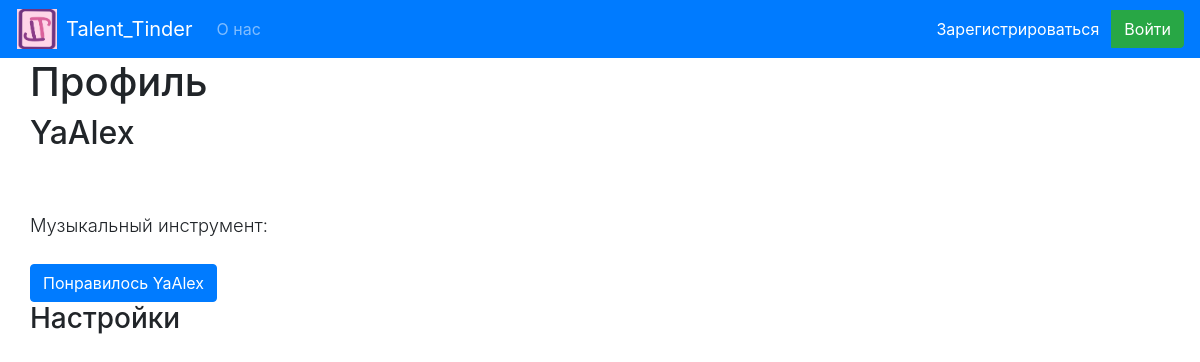
The page /user/1 on the database as committed earlier.
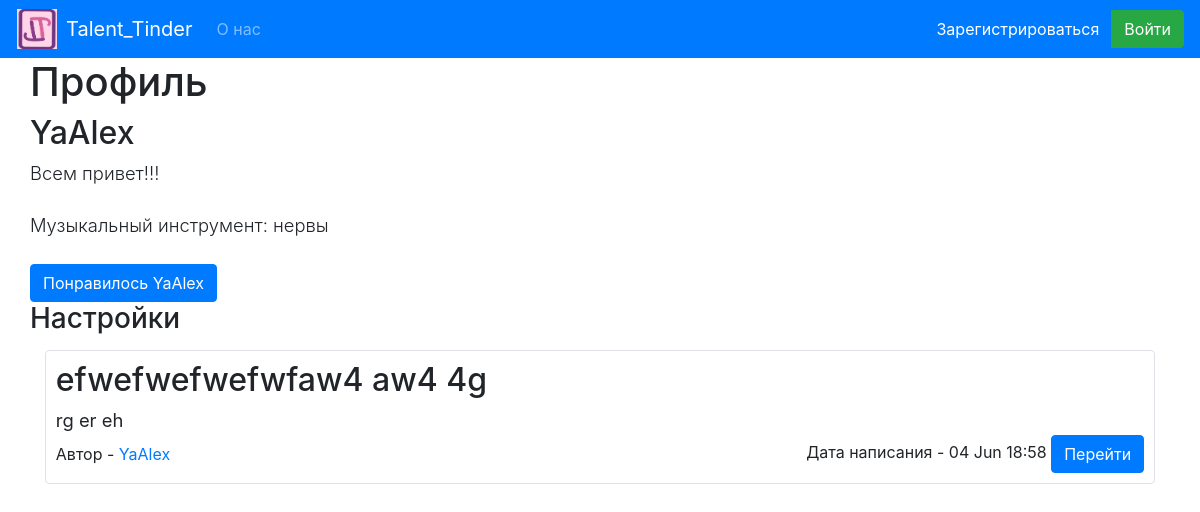
The same page on the database as committed later.
### data/users.py (models this page shows, shortened)
class User(SqlAlchemyBase, UserMixin):
    __tablename__ = 'users'
    id = sqlalchemy.Column(sqlalchemy.Integer,
                           primary_key=True, autoincrement=True)
    name = sqlalchemy.Column(sqlalchemy.String, nullable=True)
    about = sqlalchemy.Column(sqlalchemy.String, nullable=True)
    email = sqlalchemy.Column(sqlalchemy.String,
                              index=True, unique=True, nullable=True)
    instrument = sqlalchemy.Column(sqlalchemy.String, nullable=True)
    picture_path = sqlalchemy.Column(sqlalchemy.String, nullable=True)
    hashed_password = sqlalchemy.Column(sqlalchemy.String, nullable=True)
    created_date = sqlalchemy.Column(sqlalchemy.DateTime,
                                     default=datetime.datetime.now)
    news = orm.relation("News", back_populates='user')
    comments = orm.relation('Comments', back_populates='user')
    likes = orm.relation("Likes", back_populates='user')
    def get_news(self, privat=False):
        return sorted(filter(lambda x: (not x.is_private or privat), self.news), key=lambda x: x.created_date,
                      reverse=True)

### data/news.py (models this page shows, shortened)
class News(SqlAlchemyBase):
    __tablename__ = 'news'
    id = sqlalchemy.Column(sqlalchemy.Integer, primary_key=True, autoincrement=True)
    title = sqlalchemy.Column(sqlalchemy.String, nullable=True)
    content = sqlalchemy.Column(sqlalchemy.String, nullable=True)
    created_date = sqlalchemy.Column(sqlalchemy.DateTime, default=datetime.datetime.now)
    is_private = sqlalchemy.Column(sqlalchemy.Boolean, default=False)
    user_id = sqlalchemy.Column(sqlalchemy.Integer, sqlalchemy.ForeignKey("users.id"))
    picture_path = sqlalchemy.Column(sqlalchemy.String, nullable=True)
    reacted_count = sqlalchemy.Column(sqlalchemy.Integer, default=0)
    likes_count = sqlalchemy.Column(sqlalchemy.Integer, default=0)
    user = orm.relation('User')
    comments = orm.relation('Comments', back_populates='news')
    likes = orm.relation('Likes', back_populates='news')
    def short_content(self, length=60):
        return self.content.rjust(length, ' ')[:length]
    def get_short_time(self):
        return self.created_date.strftime('%d %b %H:%M')

### blueprints/users.py (the view)
@blueprint_users.route('/<id>')
def profile(id):
    db_sess = create_session()
    if id.isdigit():
        user = db_sess.query(User).filter(User.id == int(id)).first()
    else:
        user = db_sess.query(User).filter(User.name == id).first()
    if not user:
        return not_found_users()
    return render_template('profile/profile.html', user=user, news=user.get_news(privat=current_user == user),
                           title=user.name)

### data/db_session.py (called while the page is built)
def create_session() -> Session:
    global __factory
    return __factory()

### templates/profile/profile.html (shortened to what this page needs)
{% extends '/patterns/base.html' %}
{% block content %}
    <h1>Профиль</h1>
    <h2>{{ user.name }}</h2>
    <selector class="lead" style="font-size: 115%">{{ user.about }}</selector><br><br>
    <selector class="lead" style="font-size: 115%"> Музыкальный инструмент: {{ user.instrument }}</selector><br><br>
    <a href="/user/{{user.id}}/liked_news" class="btn btn-primary">
        {% if current_user.is_authenticated and current_user == user %}
        Вам понравилось
        {% else %}
        Понравилось {{user.name}}
        {% endif %}
    </a>
    <h3>Настройки</h3>
    {% include 'patterns/news.html' %}
{% endblock %}

### templates/patterns/base.html (shortened to what this page needs)
<!doctype html>
<html lang="en">
<head>
    <link rel="stylesheet"
          href="https://stackpath.bootstrapcdn.com/bootstrap/4.4.1/css/bootstrap.min.css"
>
    <link rel="stylesheet" type="text/css" href="{{ url_for('static', filename='css/style.css') }}">
    <link rel="stylesheet" type="text/css" href="{{ url_for('static', filename='css/likes.css') }}">
    <link rel="stylesheet" type="text/css" href="{{ url_for('static', filename='css/animations.css') }}">
</head>
<body>
<header>
    <nav class="navbar navbar-expand-lg navbar-dark bg-primary navbar">
        <button onclick="change()" class="btn" style="padding: 0;">
            <img src="{{ url_for('static', filename='image/Talent_Tinder_logo.png') }}" alt="" width="40" height="40"
                 style="margin-right:8px">
        </button>
        <a class="navbar-brand" href="/">Talent_Tinder</a>
        <div class="collapse navbar-collapse" id="navbarColor02">
            <ul class="navbar-nav mr-auto">
                <li class="nav-item">
                    <a class="nav-link" href="/about_us">О нас</a>
                </li>
            </ul>
        </div>
        {% if current_user.is_authenticated %}
        <a class="navbar-brand" href="/user">{{ current_user.name }}</a>
        {% else %}
        <div class="btn-group" role="group" aria-label="Basic example">
            <a type="button" class="btn btn-primary register" href="/register">Зарегистрироваться</a>
            <a type="button" class="btn btn-success login" href="/login">Войти</a>
        </div>
        {% endif %}
    </nav>
</header>
<main role="main" class="container">
    {% block content %}{% endblock %}
</main>
<br>
</body>
</html>

### templates/patterns/news.html
{% for item in news %}
    <div class="col-md6 border rounded" style="margin: 1.3%; padding: 10px">
        <h2>{{ item.title }}</h2>
        <div style="font-size: 115%">
            {{ item.short_content() }}
        </div>
        <div style="display: flex; align-items: center;">
            <div>
                Автор - <a href="/user/{{ item.user.id }}">{{ item.user.name }}</a>
            </div>
            <div style="margin-left: auto;">
                <span>Дата написания - {{ item.get_short_time() }} </span>
                <a href="/news/{{ item.id }}" class="btn btn-primary register">
                    Перейти
                </a>
            </div>
        </div>
    </div>
{% endfor %}

### static/css/likes.css (style rules this page uses)
* { padding: 0; margin: 0; box-sizing: inherit; }
*:before, *:after { box-sizing: inherit; }

Rows that differ between the two databases and show on the page:
changed User "YaAlex": about (not shown) → "Всем привет!!!"; instrument (not shown) → "нервы"
added News: title "efwefwefwefwfaw4 aw4 4g", short_content "rg er eh", user.name "YaAlex", get_short_time "04 Jun 18:58"
